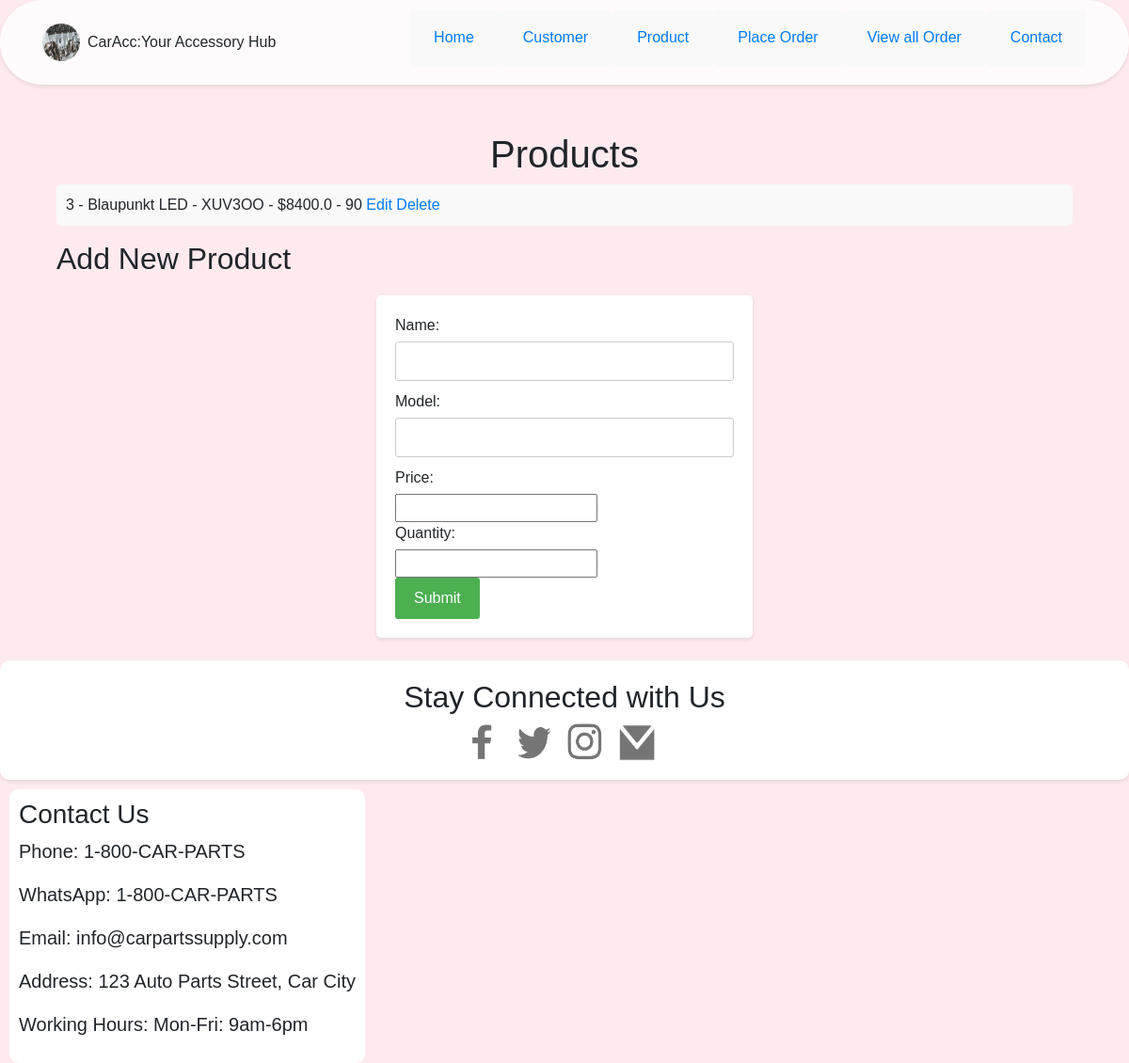
Page /products on the committed database.
### tables this page shows
CREATE TABLE product (id INTEGER PRIMARY KEY AUTOINCREMENT, name TEXT, model TEXT, price REAL, quantity INTEGER);

### app.py (the view)
@app.route('/products')
def products():
    products = get_products()
    return render_template('products.html', products=products)

### app.py (called while the page is built)
def get_products():
    conn = sqlite3.connect('database.db')
    cur = conn.cursor()
    cur.execute("SELECT * FROM product")
    rows = cur.fetchall()
    conn.close()
    return rows

### templates/products.html (shortened to what this page needs)
<!DOCTYPE html>
<html lang="en">
<head>
    <link href="https://maxcdn.bootstrapcdn.com/bootstrap/4.5.2/css/bootstrap.min.css" rel="stylesheet">
    <link rel="stylesheet" href="{{ url_for('static', filename='styles.css') }}">
    <link rel="stylesheet" href="{{ url_for('static', filename='index.css') }}">
    </head>
<body>
    <header class="fixed-top oval-header">
        <nav>
            <div class="container d-flex justify-content-between align-items-center">
                <div class="d-flex align-items-center">
                    <img src="{{ url_for('static', filename='logo.png') }}" alt="Logo" class="logo">
                    <span class="ml-2">CarAcc:Your Accessory Hub</span>
                </div>
                <ul class="nav">
                    <li class="nav-item"><a class="nav-link" href="{{ url_for('body') }}">Home</a></li>
                    <li class="nav-item">
                        <a class="nav-link" href="{{ url_for('index') }}">Customer</a>
                    </li>
                    <li class="nav-item"><a class="nav-link" href="{{ url_for('products') }}">Product</a></li>
                    <li class="nav-item"><a class="nav-link" href="{{ url_for('select_products') }}">Place Order</a></li>
                    <li class="nav-item"><a class="nav-link" href="{{ url_for('orders_conf') }}">View all Order</a></li>
                    <li class="nav-item"><a class="nav-link" href="#contact">Contact</a></li>
                </ul>
            </div>
        </nav>
    </header>
    <main class="main-content container">
        <div class="container">
    <h1>Products</h1>
    <ul>
        {% for product in products %}
            <li>
                {{ product[0] }} - {{ product[1] }} - {{ product[2] }} - ${{ product[3] }} -  {{ product[4] }}
                <a href="{{ url_for('edit_product', id=product[0]) }}" class="edit-link">Edit</a>
                <a href="{{ url_for('delete_product_route', id=product[0]) }}" class="delete-link">Delete</a>
            </li>
        {% endfor %}
    </ul>
    <h2>Add New Product</h2>
    <form action="/add_product" method="post">
        <label for="name">Name:</label>
        <input type="text" id="name" name="name" required><br>
        <label for="model">Model:</label>
        <input type="text" id="model" name="model" required><br>
        <label for="price">Price:</label>
        <input type="number" id="price" name="price" min="0" step="0.01" required><br>
        <label for="quantity">Quantity:</label>
        <input type="number" id="quantity" name="quantity" min="0" required><br>
        <button type="submit">Submit</button>
    </form>
</div>
</main>
{% include 'footer.html' %}
</body>
</html>

### static/styles.css (style rules this page uses)
body { background-color: #ffebef; font-family: Arial, sans-serif; }
.oval-header { background-color: rgba(255, 255, 255, 0.8); border-radius: 50px; padding: 10px 20px; box-shadow: 0 2px 4px rgba(0, 0, 0, 0.1); }
.logo { width: 40px; height: 40px; border-radius: 50%; }
.main-content { margin-top: 100px; }

### static/index.css (style rules this page uses)
body { background-color: #ffebef; font-family: Arial, sans-serif; }
.main-content { padding-top: 40px; }
h1 { text-align: center; margin-bottom: 20px; }
ul { list-style-type: none; padding: 0; }
li { background-color: #f9f9f9; padding: 10px; margin-bottom: 10px; border-radius: 5px; }
form label { display: block; margin-bottom: 5px; }
form input[type="text"], form input[type="email"] { width: 100%; padding: 8px; margin-bottom: 10px; border: 1px solid #ccc; border-radius: 3px; }
form button { background-color: #4caf50; color: #fff; padding: 10px 20px; border: none; border-radius: 3px; cursor: pointer; }
form { background-color: #fff; padding: 20px; border-radius: 5px; box-shadow: 0 2px 4px rgba(0,0,0,0.1); margin-top: 20px; max-width: 400px; margin-left: auto; margin-right: auto; }
.main-content,.form,.record { padding-top: 40px; }

### rows in the picture
product: id "3", name "Blaupunkt LED", model "XUV3OO", price "8400.0", quantity "90"
